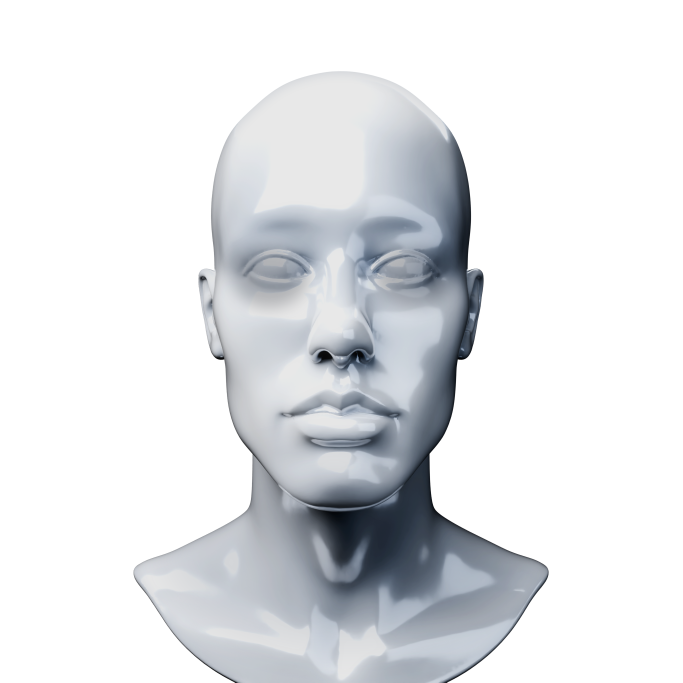
#> input picture apps/meridian/assets/ace-face-render.png, 2048 x 2048 px (shown at 1/3 size); its folder holds 6 pictures in this run; the run also reads 1 picture not shown here
$ python build_ace_aux_passes.py
#> lines starting #> are read from the running program, lines starting #| are printed output that depends on the picture
from pathlib import Path

from PIL import Image, ImageChops, ImageDraw, ImageFilter, ImageOps


ROOT = Path(__file__).resolve().parents[1]
ASSETS = ROOT / "apps" / "meridian" / "assets"


def load_rgba(name: str) -> Image.Image:
#> called with name = 'ace-face-render.png'
    return Image.open(ASSETS / name).convert("RGBA")
#> returned value is the input picture: PIL image 2048x2048 RGBA; mean R, G, B, A 56.6, 58.5, 61.2, 84.8


def save_rgba(name: str, rgb: Image.Image, alpha: Image.Image) -> None:
    out = rgb.convert("RGBA")
    out.putalpha(alpha)
    out.save(ASSETS / name)


def white_rgba(mask: Image.Image, level: int = 255) -> Image.Image:
    rgb = Image.new("RGBA", mask.size, (level, level, level, 255))
    rgb.putalpha(mask)
    return rgb


def delta_mask(base: Image.Image, variant: Image.Image, blur: float, boost: float = 1.8) -> Image.Image:
    diff = ImageChops.difference(base.convert("RGB"), variant.convert("RGB")).convert("L")
    diff = ImageOps.autocontrast(diff)
    diff = diff.point(lambda v: max(0, min(255, int(v * boost))))
    return diff.filter(ImageFilter.GaussianBlur(blur))


def gradient_mask(size: tuple[int, int], start_y: float, end_y: float) -> Image.Image:
    width, height = size
    img = Image.new("L", size, 0)
    px = img.load()
    for y in range(height):
        if y <= start_y:
            value = 0
        elif y >= end_y:
            value = 255
        else:
            value = int(255 * ((y - start_y) / max(1, end_y - start_y)))
        for x in range(width):
            px[x, y] = value
    return img


def inverse_gradient_mask(size: tuple[int, int], start_y: float, end_y: float) -> Image.Image:
    return ImageOps.invert(gradient_mask(size, start_y, end_y))


def ellipse_mask(size: tuple[int, int], box: tuple[float, float, float, float], blur: float) -> Image.Image:
    mask = Image.new("L", size, 0)
    draw = ImageDraw.Draw(mask)
    draw.ellipse(tuple(int(v) for v in box), fill=255)
    return mask.filter(ImageFilter.GaussianBlur(blur))


def composite_variant(base: Image.Image, variant: Image.Image, mask: Image.Image, output_name: str) -> None:
    alpha = base.getchannel("A")
    clipped_mask = ImageChops.multiply(mask, alpha)
    blended = Image.composite(variant, base, clipped_mask)
    blended.putalpha(alpha)
    blended.save(ASSETS / output_name)


def main() -> None:
    base = load_rgba("ace-face-render.png")
    jaw = load_rgba("ace-face-viseme-jaw.png")
#> call 2 of load_rgba, with name = 'ace-face-viseme-jaw.png'
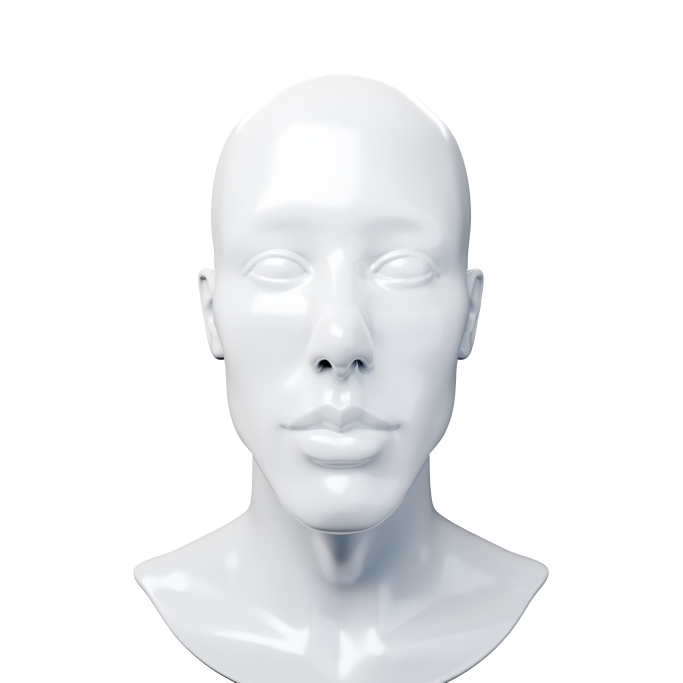
#> input picture apps/meridian/assets/ace-face-viseme-jaw.png, 2048 x 2048 px (shown at 1/3 size)
#> in load_rgba, returned value is the input picture: PIL image 2048x2048 RGBA; mean R, G, B, A 71.7, 72.6, 73.9, 84.8
    oo = load_rgba("ace-face-viseme-oo.png")
#> call 3 of load_rgba, with name = 'ace-face-viseme-oo.png'
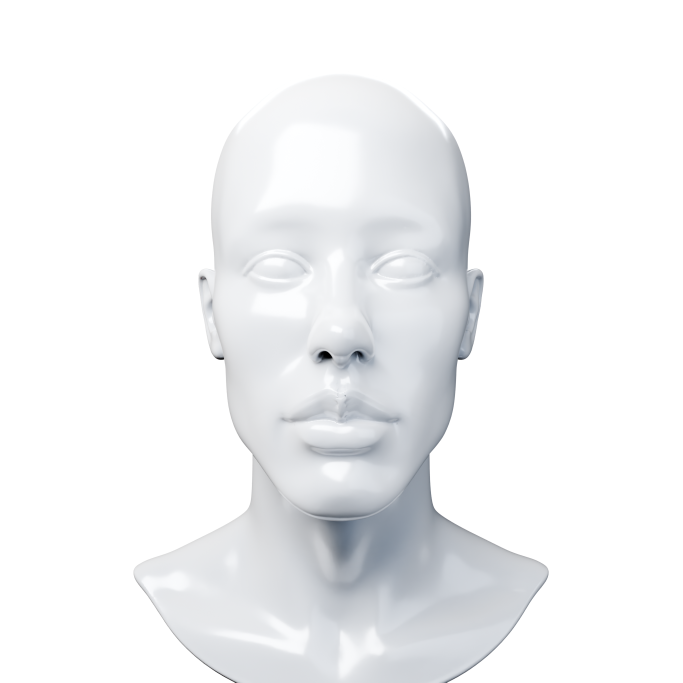
#> input picture apps/meridian/assets/ace-face-viseme-oo.png, 2048 x 2048 px (shown at 1/3 size)
#> in load_rgba, returned value is the input picture: PIL image 2048x2048 RGBA; mean R, G, B, A 71.6, 72.5, 73.8, 84.8
    ee = load_rgba("ace-face-viseme-ee.png")
    focus = load_rgba("ace-face-focus-brow.png")
    smile = load_rgba("ace-face-serene-smile.png")

    alpha = base.getchannel("A")
    mouth_ellipse = ellipse_mask(base.size, (base.width * 0.26, base.height * 0.48, base.width * 0.74, base.height * 0.84), 36)
    oo_ellipse = ellipse_mask(base.size, (base.width * 0.31, base.height * 0.58, base.width * 0.69, base.height * 0.82), 26)
    jaw_ellipse = ellipse_mask(base.size, (base.width * 0.22, base.height * 0.42, base.width * 0.78, base.height * 0.92), 42)
    brow_ellipse = ellipse_mask(base.size, (base.width * 0.16, base.height * 0.10, base.width * 0.84, base.height * 0.48), 40)

    composite_variant(base, jaw, jaw_ellipse, "ace-face-viseme-jaw.png")
    composite_variant(base, oo, oo_ellipse, "ace-face-viseme-oo.png")
    composite_variant(base, ee, mouth_ellipse, "ace-face-viseme-ee.png")
    composite_variant(base, focus, brow_ellipse, "ace-face-focus-brow.png")
    composite_variant(base, smile, mouth_ellipse, "ace-face-serene-smile.png")

    jaw = load_rgba("ace-face-viseme-jaw.png")
    oo = load_rgba("ace-face-viseme-oo.png")
    ee = load_rgba("ace-face-viseme-ee.png")
    focus = load_rgba("ace-face-focus-brow.png")

    alpha_soft = alpha.filter(ImageFilter.MaxFilter(7)).filter(ImageFilter.GaussianBlur(24))
    white_rgba(alpha_soft, 242).save(ASSETS / "ace-face-alpha.png")

    base_luma = ImageOps.autocontrast(base.convert("L").filter(ImageFilter.GaussianBlur(10)))
    depth_rgb = Image.merge("RGB", (base_luma, base_luma, base_luma))
    depth_alpha = alpha.filter(ImageFilter.GaussianBlur(6))
    save_rgba("ace-face-depth.png", depth_rgb, depth_alpha)

    highlight = ImageChops.subtract(base.convert("L"), base.convert("L").filter(ImageFilter.GaussianBlur(18)))
    highlight = ImageOps.autocontrast(highlight).point(lambda v: 255 if v > 158 else int(max(0, v * 1.75)))
    highlight = highlight.filter(ImageFilter.GaussianBlur(3))
    white_rgba(ImageChops.multiply(highlight, alpha), 255).save(ASSETS / "ace-face-specular.png")

    mouth_delta = delta_mask(base, jaw, blur=10, boost=2.6)
    mouth_delta = ImageChops.lighter(mouth_delta, delta_mask(base, oo, blur=10, boost=2.4))
    mouth_delta = ImageChops.lighter(mouth_delta, delta_mask(base, ee, blur=10, boost=2.4))
    mouth_window = gradient_mask(base.size, base.height * 0.42, base.height * 0.62)
    mouth_window = ImageChops.multiply(mouth_window, inverse_gradient_mask(base.size, base.height * 0.78, base.height * 0.93))
    mouth_mask = ImageChops.multiply(mouth_delta, mouth_window)
    mouth_mask = ImageChops.multiply(mouth_mask, alpha)
    white_rgba(mouth_mask.filter(ImageFilter.GaussianBlur(4)), 235).save(ASSETS / "ace-face-mouth-mask.png")

    focus_delta = delta_mask(base, focus, blur=18, boost=2.1)
    upper_window = inverse_gradient_mask(base.size, base.height * 0.42, base.height * 0.58)
    focus_mask = ImageChops.multiply(focus_delta, upper_window)
    focus_mask = ImageChops.lighter(
        focus_mask,
        ImageChops.multiply(alpha.filter(ImageFilter.GaussianBlur(28)), inverse_gradient_mask(base.size, base.height * 0.34, base.height * 0.52)),
    )
    focus_mask = ImageOps.autocontrast(focus_mask).point(lambda v: int(v * 0.78))
    white_rgba(focus_mask, 240).save(ASSETS / "ace-face-focus-mask.png")

    print("Built auxiliary Ace passes")


if __name__ == "__main__":
#> (the run stopped early here; a loop or call above may not have finished)
